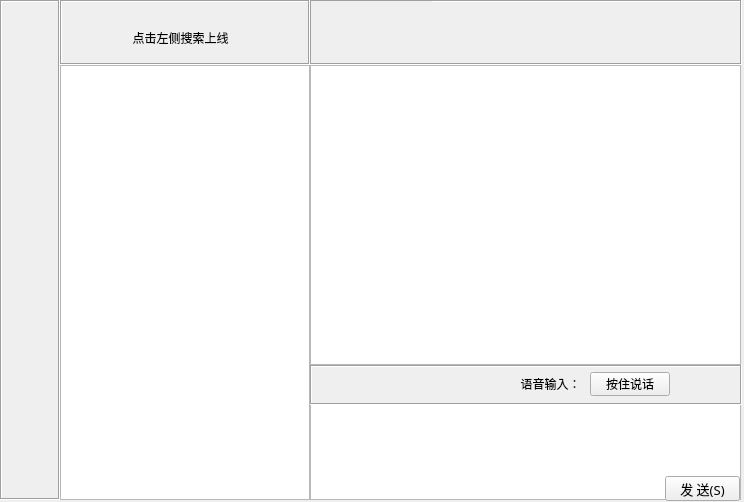
<?xml version="1.0" encoding="UTF-8"?>
<ui version="4.0">
 <class>MainWindow</class>
 <widget class="QMainWindow" name="MainWindow">
  <property name="geometry">
   <rect>
    <x>0</x>
    <y>0</y>
    <width>744</width>
    <height>502</height>
   </rect>
  </property>
  <property name="windowTitle">
   <string>MainWindow</string>
  </property>
  <widget class="QWidget" name="centralWidget">
   <widget class="QPushButton" name="sendPushButton">
    <property name="geometry">
     <rect>
      <x>665</x>
      <y>476</y>
      <width>75</width>
      <height>25</height>
     </rect>
    </property>
    <property name="font">
     <font>
      <family>微软雅黑</family>
      <pointsize>10</pointsize>
     </font>
    </property>
    <property name="text">
     <string>发 送(S)</string>
    </property>
   </widget>
   <widget class="QLabel" name="label">
    <property name="geometry">
     <rect>
      <x>0</x>
      <y>0</y>
      <width>60</width>
      <height>500</height>
     </rect>
    </property>
    <property name="frameShape">
     <enum>QFrame::Box</enum>
    </property>
    <property name="frameShadow">
     <enum>QFrame::Sunken</enum>
    </property>
    <property name="text">
     <string/>
    </property>
    <property name="pixmap">
     <pixmap>images/bar.jpg</pixmap>
    </property>
   </widget>
   <widget class="QLabel" name="label_2">
    <property name="geometry">
     <rect>
      <x>60</x>
      <y>0</y>
      <width>250</width>
      <height>65</height>
     </rect>
    </property>
    <property name="frameShape">
     <enum>QFrame::Box</enum>
    </property>
    <property name="frameShadow">
     <enum>QFrame::Sunken</enum>
    </property>
    <property name="text">
     <string/>
    </property>
    <property name="pixmap">
     <pixmap>images/search.jpg</pixmap>
    </property>
   </widget>
   <widget class="QTableWidget" name="userListTableWidget">
    <property name="geometry">
     <rect>
      <x>60</x>
      <y>65</y>
      <width>250</width>
      <height>435</height>
     </rect>
    </property>
    <property name="font">
     <font>
      <pointsize>14</pointsize>
     </font>
    </property>
    <property name="selectionMode">
     <enum>QAbstractItemView::SingleSelection</enum>
    </property>
    <property name="selectionBehavior">
     <enum>QAbstractItemView::SelectRows</enum>
    </property>
    <property name="showGrid">
     <bool>false</bool>
    </property>
    <attribute name="horizontalHeaderVisible">
     <bool>false</bool>
    </attribute>
    <attribute name="horizontalHeaderDefaultSectionSize">
     <number>250</number>
    </attribute>
    <attribute name="verticalHeaderVisible">
     <bool>false</bool>
    </attribute>
    <column>
     <property name="text">
      <string>在 线 好 友</string>
     </property>
    </column>
   </widget>
   <widget class="QLabel" name="label_3">
    <property name="geometry">
     <rect>
      <x>310</x>
      <y>0</y>
      <width>432</width>
      <height>65</height>
     </rect>
    </property>
    <property name="frameShape">
     <enum>QFrame::Box</enum>
    </property>
    <property name="frameShadow">
     <enum>QFrame::Sunken</enum>
    </property>
    <property name="text">
     <string/>
    </property>
    <property name="pixmap">
     <pixmap>images/title.jpg</pixmap>
    </property>
   </widget>
   <widget class="QLabel" name="userLabel">
    <property name="geometry">
     <rect>
      <x>311</x>
      <y>1</y>
      <width>121</width>
      <height>62</height>
     </rect>
    </property>
    <property name="font">
     <font>
      <family>04b_21</family>
      <pointsize>16</pointsize>
     </font>
    </property>
    <property name="autoFillBackground">
     <bool>true</bool>
    </property>
    <property name="frameShape">
     <enum>QFrame::NoFrame</enum>
    </property>
    <property name="frameShadow">
     <enum>QFrame::Plain</enum>
    </property>
    <property name="text">
     <string/>
    </property>
    <property name="alignment">
     <set>Qt::AlignCenter</set>
    </property>
   </widget>
   <widget class="QTextBrowser" name="chatTextBrowser">
    <property name="geometry">
     <rect>
      <x>310</x>
      <y>65</y>
      <width>431</width>
      <height>300</height>
     </rect>
    </property>
   </widget>
   <widget class="QLabel" name="label_5">
    <property name="geometry">
     <rect>
      <x>310</x>
      <y>365</y>
      <width>432</width>
      <height>40</height>
     </rect>
    </property>
    <property name="frameShape">
     <enum>QFrame::Box</enum>
    </property>
    <property name="frameShadow">
     <enum>QFrame::Sunken</enum>
    </property>
    <property name="text">
     <string/>
    </property>
    <property name="pixmap">
     <pixmap>images/tool.jpg</pixmap>
    </property>
   </widget>
   <widget class="QTextEdit" name="chatTextEdit">
    <property name="geometry">
     <rect>
      <x>310</x>
      <y>403</y>
      <width>431</width>
      <height>97</height>
     </rect>
    </property>
   </widget>
   <widget class="QPushButton" name="searchPushButton">
    <property name="geometry">
     <rect>
      <x>74</x>
      <y>25</y>
      <width>191</width>
      <height>26</height>
     </rect>
    </property>
    <property name="text">
     <string/>
    </property>
    <property name="flat">
     <bool>true</bool>
    </property>
   </widget>
   <widget class="QPushButton" name="transPushButton">
    <property name="geometry">
     <rect>
      <x>350</x>
      <y>375</y>
      <width>31</width>
      <height>23</height>
     </rect>
    </property>
    <property name="text">
     <string/>
    </property>
    <property name="flat">
     <bool>true</bool>
    </property>
   </widget>
   <widget class="QPushButton" name="recordButton">
    <property name="geometry">
     <rect>
      <x>590</x>
      <y>372</y>
      <width>80</width>
      <height>24</height>
     </rect>
    </property>
    <property name="text">
     <string>按住说话</string>
    </property>
   </widget>
   <widget class="QLabel" name="label_4">
    <property name="geometry">
     <rect>
      <x>95</x>
      <y>25</y>
      <width>171</width>
      <height>25</height>
     </rect>
    </property>
    <property name="autoFillBackground">
     <bool>true</bool>
    </property>
    <property name="text">
     <string>点击左侧搜索上线</string>
    </property>
    <property name="alignment">
     <set>Qt::AlignCenter</set>
    </property>
   </widget>
   <widget class="QLabel" name="label_6">
    <property name="geometry">
     <rect>
      <x>515</x>
      <y>374</y>
      <width>71</width>
      <height>20</height>
     </rect>
    </property>
    <property name="text">
     <string>语音输入：</string>
    </property>
    <property name="alignment">
     <set>Qt::AlignCenter</set>
    </property>
   </widget>
   <widget class="QLabel" name="labelUser">
    <property name="geometry">
     <rect>
      <x>10</x>
      <y>10</y>
      <width>41</width>
      <height>41</height>
     </rect>
    </property>
    <property name="text">
     <string/>
    </property>
    <property name="pixmap">
     <pixmap>images/KK.jpg</pixmap>
    </property>
   </widget>
   <zorder>chatTextEdit</zorder>
   <zorder>sendPushButton</zorder>
   <zorder>label</zorder>
   <zorder>label_2</zorder>
   <zorder>userListTableWidget</zorder>
   <zorder>label_3</zorder>
   <zorder>userLabel</zorder>
   <zorder>chatTextBrowser</zorder>
   <zorder>label_5</zorder>
   <zorder>searchPushButton</zorder>
   <zorder>transPushButton</zorder>
   <zorder>recordButton</zorder>
   <zorder>label_4</zorder>
   <zorder>label_6</zorder>
   <zorder>labelUser</zorder>
  </widget>
 </widget>
 <layoutdefault spacing="6" margin="11"/>
 <resources/>
 <connections/>
</ui>
